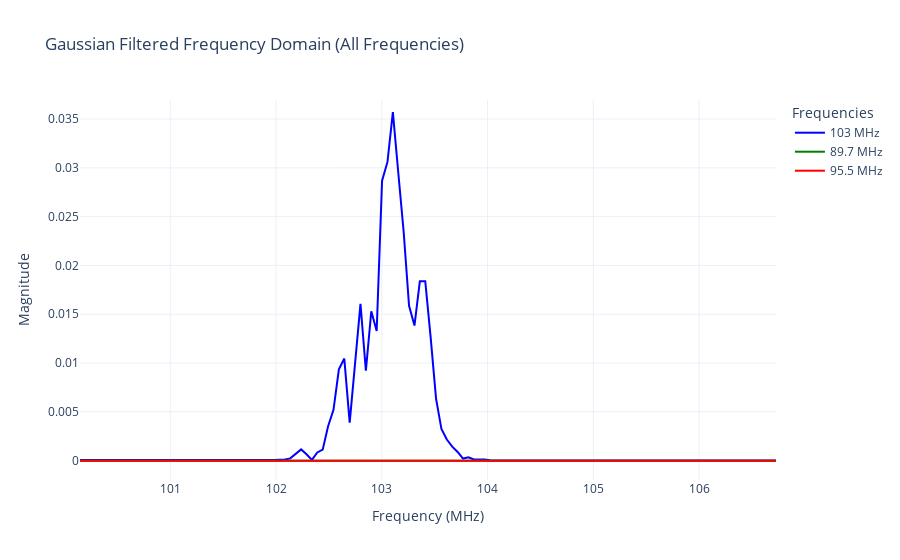

Notebook source saved alongside this figure:
### Code cell
# Import necessary libraries
from pynq.overlays.base import BaseOverlay
import numpy as np
import matplotlib.pyplot as plt
import math
from scipy.special import erfc
import plotly.graph_objs as go
import plotly.express as px

# Load the base overlay
base = BaseOverlay('base.bit')

# Initialize RF clocks
base.init_rf_clks()

# Initialize the receiver
receiver = base.radio.receiver

# Channel index for ADC A (adjust if necessary)
channel_index = 0  # Assuming channel 0 corresponds to ADC A

# Configure ADC channel settings
receiver.channel[channel_index].adc_block.MixerSettings['Freq'] = 439.1e6  # Set frequency to 439.1 MHz

# Define the number of samples and the sampling frequency
number_samples = 4800  # Number of samples to collect SUGGESTION: INCREASE THE NUMBER OF SAMPLES
sample_frequency = 245e6  # Sample frequency in Hz SUGGESTION: DECREASE THE SAMPLE FREQUENCY AT AROUND 250Mhz

# Function to collect data from the specified channel
def collect_data(channel, num_samples):
    """Collects data from the specified channel."""
    return receiver.channel[channel].transfer(num_samples)

# Collect data from ADC A (channel 0)
cdata = collect_data(channel_index, number_samples)

# Function to plot time-domain data
def plot_time_domain(data, fs, title='Time Domain Signal'):
    """Plots the time domain signal."""
    n_samples = len(data)
    time_axis = np.linspace(0, n_samples / fs, n_samples, endpoint=False)  # Ensure matching lengths
    plt.figure(figsize=(10, 6))
    plt.plot(time_axis, np.real(data), label='Real Part', color='blue')
    plt.plot(time_axis, np.imag(data), label='Imaginary Part', color='red', linestyle='--')
    plt.title(title)
    plt.xlabel('Time (s)')
    plt.ylabel('Amplitude')
    plt.legend()
    plt.grid()
    plt.show()

# Function to plot frequency-domain data (positive frequencies only)
def plot_positive_frequency_domain(data, freq_axis, title='Frequency Domain Signal'):
    """Plots the frequency domain signal (positive frequencies only)."""
    positive_freq_indices = freq_axis > 0  # Select indices where frequency is positive
    plt.figure(figsize=(10, 6))
    plt.plot(freq_axis[positive_freq_indices], np.abs(data)[positive_freq_indices], label='Magnitude', color='blue')
    plt.title(title)
    plt.xlabel('Frequency (MHz)')
    plt.ylabel('Magnitude')
    plt.grid()
    plt.legend()
    plt.show()

# Plot the time-domain data
plot_time_domain(cdata, sample_frequency, title='Time Domain Plot of ADC A Channel')

# Apply a window function (e.g., Blackman) to the data
window = np.blackman(number_samples)
windowed_data = cdata * window

# Perform FFT and shift the frequency domain data
fdata = np.fft.fftshift(np.fft.fft(windowed_data))

# Calculate frequency axis and convert to MHz
freq_axis = np.fft.fftshift(np.fft.fftfreq(len(windowed_data), d=1/sample_frequency)) / 1e6  # Convert to MHz

# Apply a low-pass filter with a cutoff of 120 MHz (only keeping frequencies below 120 MHz)
cutoff_freq = 120  # Cutoff frequency in MHz
filter_mask = np.abs(freq_axis) <= cutoff_freq  # Create a mask to filter frequencies > 120 MHz
filtered_fdata = fdata * filter_mask  # Apply the filter by multiplying

# Plot the filtered frequency-domain data (positive frequencies only)
plot_positive_frequency_domain(filtered_fdata, freq_axis, title='Filtered Frequency Domain Plot (120 MHz Cutoff)')

# Perform inverse FFT to get the filtered time-domain signal
filtered_time_data = np.fft.ifft(np.fft.ifftshift(filtered_fdata))

# Plot the filtered time-domain signal
plot_time_domain(filtered_time_data, sample_frequency, title='Filtered Time Domain Plot of ADC A Channel')

# Gaussian filters to extract desired frequencies
# Gaussian filter parameters for 103 MHz
center_freq_103 = 103  # Center frequency in MHz
bandwidth_103 = 0.3  # Bandwidth of the filter in MHz (adjust this based on the width you want around the center frequency)
gaussian_filter_103 = np.exp(-0.5 * ((freq_axis - center_freq_103) / bandwidth_103) ** 2)  # Gaussian filter for 103 MHz

# Apply the Gaussian filter to the previously filtered signal (after the 120 MHz low-pass)
gaussian_filtered_fdata_103 = filtered_fdata * gaussian_filter_103

# Plot the Gaussian filtered frequency-domain data for 103 MHz (positive frequencies only)
plot_positive_frequency_domain(gaussian_filtered_fdata_103, freq_axis, title='Gaussian Filtered Frequency Domain (103 MHz)')

# Perform inverse FFT to get the Gaussian filtered time-domain signal for 103 MHz
gaussian_filtered_time_data_103 = np.fft.ifft(np.fft.ifftshift(gaussian_filtered_fdata_103))

# Plot the Gaussian filtered time-domain signal for 103 MHz
plot_time_domain(gaussian_filtered_time_data_103, sample_frequency, title='Gaussian Filtered Time Domain Plot (103 MHz)')

# Gaussian filter parameters for 89.7 MHz
center_freq_89_7 = 89.7  # Center frequency in MHz
bandwidth_89_7 = 0.3  # Bandwidth of the filter in MHz
gaussian_filter_89_7 = np.exp(-0.5 * ((freq_axis - center_freq_89_7) / bandwidth_89_7) ** 2)  # Gaussian filter for 89.7 MHz

# Apply the Gaussian filter to the previously filtered signal (after the 120 MHz low-pass)
gaussian_filtered_fdata_89_7 = filtered_fdata * gaussian_filter_89_7

# Plot the Gaussian filtered frequency-domain data for 89.7 MHz (positive frequencies only)
plot_positive_frequency_domain(gaussian_filtered_fdata_89_7, freq_axis, title='Gaussian Filtered Frequency Domain (89.7 MHz)')

# Perform inverse FFT to get the Gaussian filtered time-domain signal for 89.7 MHz
gaussian_filtered_time_data_89_7 = np.fft.ifft(np.fft.ifftshift(gaussian_filtered_fdata_89_7))

# Plot the Gaussian filtered time-domain signal for 89.7 MHz
plot_time_domain(gaussian_filtered_time_data_89_7, sample_frequency, title='Gaussian Filtered Time Domain Plot (89.7 MHz)')

# Gaussian filter parameters for 95.5 MHz
center_freq_95_5 = 95.5  # Center frequency in MHz
bandwidth_95_5 = 0.3  # Bandwidth of the filter in MHz
gaussian_filter_95_5 = np.exp(-0.5 * ((freq_axis - center_freq_95_5) / bandwidth_95_5) ** 2)  # Gaussian filter for 95.5 MHz

# Apply the Gaussian filter to the previously filtered signal (after the 120 MHz low-pass)
gaussian_filtered_fdata_95_5 = filtered_fdata * gaussian_filter_95_5

# Plot the Gaussian filtered frequency-domain data for 95.5 MHz (positive frequencies only)
plot_positive_frequency_domain(gaussian_filtered_fdata_95_5, freq_axis, title='Gaussian Filtered Frequency Domain (95.5 MHz)')

# Perform inverse FFT to get the Gaussian filtered time-domain signal for 95.5 MHz
gaussian_filtered_time_data_95_5 = np.fft.ifft(np.fft.ifftshift(gaussian_filtered_fdata_95_5))

# Plot the Gaussian filtered time-domain signal for 95.5 MHz
plot_time_domain(gaussian_filtered_time_data_95_5, sample_frequency, title='Gaussian Filtered Time Domain Plot (95.5 MHz)')
#xxxx

# Function to plot all three Gaussian-filtered frequency-domain data in one plot using Plotly
def plot_all_gaussian_filtered_frequencies(freq_axis, data_103, data_89_7, data_95_5, title='Gaussian Filtered Frequency Domain (All Frequencies)'):
    """Plots all three Gaussian-filtered frequency-domain data in one plot."""
    positive_freq_indices = (freq_axis > 0) & (freq_axis <= 200)  # Select indices where frequency is positive and <= 200 MHz
    fig = go.Figure()
    fig.add_trace(go.Scatter(x=freq_axis[positive_freq_indices], y=np.abs(data_103)[positive_freq_indices], mode='lines', name='103 MHz', line=dict(color='blue')))
    fig.add_trace(go.Scatter(x=freq_axis[positive_freq_indices], y=np.abs(data_89_7)[positive_freq_indices], mode='lines', name='89.7 MHz', line=dict(color='green')))
    fig.add_trace(go.Scatter(x=freq_axis[positive_freq_indices], y=np.abs(data_95_5)[positive_freq_indices], mode='lines', name='95.5 MHz', line=dict(color='red')))
    fig.update_layout(title=title, xaxis_title='Frequency (MHz)', yaxis_title='Magnitude', legend_title='Frequencies', template='plotly_white')
    fig.show()

# Plot all three Gaussian-filtered frequency-domain data in one plot
plot_all_gaussian_filtered_frequencies(freq_axis, gaussian_filtered_fdata_103, gaussian_filtered_fdata_89_7, gaussian_filtered_fdata_95_5)

#xxxxxxxx
# Function to calculate SNR in dB
def calculate_snr(signal, noise):
    """Calculates the SNR (Signal-to-Noise Ratio) in dB."""
    signal_power = np.mean(np.abs(signal) ** 2)
    noise_power = np.mean(np.abs(noise) ** 2)
    snr = 10 * np.log10(signal_power / noise_power)
    return snr

# Amplify the Gaussian filtered signals
amplification_factor = 5e4  # Adjust this factor as needed to achieve desired SNR

# Amplify the Gaussian filtered signals
amplified_gaussian_filtered_time_data_103 = gaussian_filtered_time_data_103 * amplification_factor
amplified_gaussian_filtered_time_data_89_7 = gaussian_filtered_time_data_89_7 * amplification_factor
amplified_gaussian_filtered_time_data_95_5 = gaussian_filtered_time_data_95_5 * amplification_factor

# Introduce noise to the signals to calculate SNR
# Generate random noise with same shape as the signals
noise_level = 0.05  # Adjust this value to control the amount of noise
noise_103 = noise_level * np.random.randn(len(amplified_gaussian_filtered_time_data_103))
noise_89_7 = noise_level * np.random.randn(len(amplified_gaussian_filtered_time_data_89_7))
noise_95_5 = noise_level * np.random.randn(len(amplified_gaussian_filtered_time_data_95_5))

# Add noise to the amplified signals
noisy_signal_103 = amplified_gaussian_filtered_time_data_103 + noise_103
noisy_signal_89_7 = amplified_gaussian_filtered_time_data_89_7 + noise_89_7
noisy_signal_95_5 = amplified_gaussian_filtered_time_data_95_5 + noise_95_5

# Calculate SNR for each signal
snr_103 = calculate_snr(amplified_gaussian_filtered_time_data_103, noise_103)
snr_89_7 = calculate_snr(amplified_gaussian_filtered_time_data_89_7, noise_89_7)
snr_95_5 = calculate_snr(amplified_gaussian_filtered_time_data_95_5, noise_95_5)

# Print the SNR values
print(f"SNR for 103 MHz: {snr_103:.2f} dB")
print(f"SNR for 89.7 MHz: {snr_89_7:.2f} dB")
print(f"SNR for 95.5 MHz: {snr_95_5:.2f} dB")


# Convert SNR from dB to linear
snr_103_linear = 10 ** (snr_103 / 10)
snr_89_7_linear = 10 ** (snr_89_7 / 10)
snr_95_5_linear = 10 ** (snr_95_5 / 10)

# Calculate BER using Q-function for BPSK
def calculate_ber(snr_linear):
    return 0.5 * erfc(math.sqrt(2 * snr_linear))

ber_103 = calculate_ber(snr_103_linear)
ber_89_7 = calculate_ber(snr_89_7_linear)
ber_95_5 = calculate_ber(snr_95_5_linear)

# Print the BER values
print(f"BER for 103 MHz: {ber_103:.10f}")
print(f"BER for 89.7 MHz: {ber_89_7:.10f}")
print(f"BER for 95.5 MHz: {ber_95_5:.10f}")


#SNR and BER
snr_values_db = [snr_103, snr_89_7, snr_95_5]
ber_values = [ber_103, ber_89_7, ber_95_5]

frequencies = ['103 MHz', '89.7 MHz', '95.5 MHz']

# Custom frequency labels for the stations
frequency_labels = ['Antenne Bayern (103 MHz)', 'Deutschlandfunk (95.5 MHz)', 'Gong FM (89.7 MHz)']

# Plotting SNR values in dB
plt.figure(figsize=(10, 6))
plt.bar(frequency_labels, snr_values_db, color='blue')
plt.xlabel('Frequency')
plt.ylabel('SNR (dB)')
plt.title('SNR Values in dB')
plt.grid(True)
plt.show()

# Plotting BER values
plt.figure(figsize=(10, 6))
plt.bar(frequency_labels, ber_values, color='red')
plt.xlabel('Frequency')
plt.ylabel('BER')
plt.title('BER Values')
plt.yscale('log')  
plt.grid(True)
plt.show()
#Apply demodulation to the get the audio waveform of the desired signals, we might be able to play it but still, do something

### Figure 1 — Plotly figure (JSON) as saved in the notebook; plotly's stock layout.template omitted (floating-point values rounded to 4 significant figures; data arrays with more than 128 entries replaced by an {"elided": "..."} marker saying what was removed)
{"data": [{"line": {"color": "blue"}, "mode": "lines", "name": "103 MHz", "type": "scatter", "x": {"elided": "2399 float values"}, "y": {"elided": "2399 float values"}}, {"line": {"color": "green"}, "mode": "lines", "name": "89.7 MHz", "type": "scatter", "x": {"elided": "2399 float values"}, "y": {"elided": "2399 float values"}}, {"line": {"color": "red"}, "mode": "lines", "name": "95.5 MHz", "type": "scatter", "x": {"elided": "2399 float values"}, "y": {"elided": "2399 float values"}}], "layout": {"autosize": true, "legend": {"title": {"text": "Frequencies"}}, "title": {"text": "Gaussian Filtered Frequency Domain (All Frequencies)"}, "xaxis": {"autorange": false, "range": [100.1, 106.7], "title": {"text": "Frequency (MHz)"}, "type": "linear"}, "yaxis": {"autorange": false, "range": [-0.001984, 0.03695], "title": {"text": "Magnitude"}, "type": "linear"}}}
